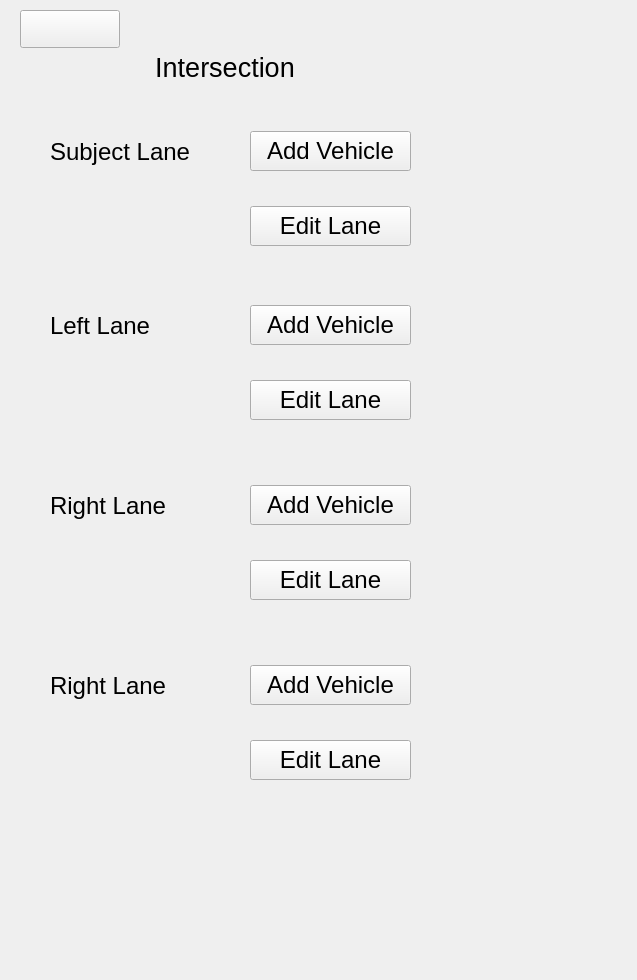
<?xml version="1.0" encoding="UTF-8"?>
<ui version="4.0">
 <class>Form</class>
 <widget class="QWidget" name="Form">
  <property name="geometry">
   <rect>
    <x>0</x>
    <y>0</y>
    <width>637</width>
    <height>980</height>
   </rect>
  </property>
  <property name="windowTitle">
   <string>Form</string>
  </property>
  <widget class="QWidget" name="widget" native="true">
   <property name="geometry">
    <rect>
     <x>10</x>
     <y>10</y>
     <width>420</width>
     <height>951</height>
    </rect>
   </property>
   <property name="minimumSize">
    <size>
     <width>420</width>
     <height>951</height>
    </size>
   </property>
   <property name="maximumSize">
    <size>
     <width>420</width>
     <height>951</height>
    </size>
   </property>
   <widget class="QPushButton" name="backButton">
    <property name="geometry">
     <rect>
      <x>10</x>
      <y>0</y>
      <width>100</width>
      <height>38</height>
     </rect>
    </property>
    <property name="minimumSize">
     <size>
      <width>100</width>
      <height>30</height>
     </size>
    </property>
    <property name="text">
     <string/>
    </property>
    <property name="icon">
     <iconset>
      <normaloff>Back.png</normaloff>Back.png</iconset>
    </property>
    <property name="iconSize">
     <size>
      <width>30</width>
      <height>30</height>
     </size>
    </property>
   </widget>
   <widget class="QLabel" name="BL2">
    <property name="geometry">
     <rect>
      <x>104</x>
      <y>20</y>
      <width>222</width>
      <height>74</height>
     </rect>
    </property>
    <property name="minimumSize">
     <size>
      <width>222</width>
      <height>74</height>
     </size>
    </property>
    <property name="maximumSize">
     <size>
      <width>222</width>
      <height>74</height>
     </size>
    </property>
    <property name="font">
     <font>
      <family>Segoe UI</family>
      <pointsize>20</pointsize>
     </font>
    </property>
    <property name="layoutDirection">
     <enum>Qt::LeftToRight</enum>
    </property>
    <property name="text">
     <string>Intersection</string>
    </property>
    <property name="alignment">
     <set>Qt::AlignCenter</set>
    </property>
   </widget>
   <widget class="QLabel" name="SLTC2">
    <property name="geometry">
     <rect>
      <x>40</x>
      <y>100</y>
      <width>180</width>
      <height>83</height>
     </rect>
    </property>
    <property name="minimumSize">
     <size>
      <width>180</width>
      <height>83</height>
     </size>
    </property>
    <property name="maximumSize">
     <size>
      <width>180</width>
      <height>83</height>
     </size>
    </property>
    <property name="font">
     <font>
      <family>Segoe UI</family>
      <pointsize>18</pointsize>
     </font>
    </property>
    <property name="text">
     <string>Subject Lane</string>
    </property>
    <property name="alignment">
     <set>Qt::AlignLeading|Qt::AlignLeft|Qt::AlignVCenter</set>
    </property>
   </widget>
   <widget class="QLabel" name="SLTC2_2">
    <property name="geometry">
     <rect>
      <x>40</x>
      <y>274</y>
      <width>180</width>
      <height>83</height>
     </rect>
    </property>
    <property name="minimumSize">
     <size>
      <width>180</width>
      <height>83</height>
     </size>
    </property>
    <property name="maximumSize">
     <size>
      <width>180</width>
      <height>83</height>
     </size>
    </property>
    <property name="font">
     <font>
      <family>Segoe UI</family>
      <pointsize>18</pointsize>
     </font>
    </property>
    <property name="text">
     <string>Left Lane</string>
    </property>
    <property name="alignment">
     <set>Qt::AlignLeading|Qt::AlignLeft|Qt::AlignVCenter</set>
    </property>
   </widget>
   <widget class="QPushButton" name="pushButton">
    <property name="geometry">
     <rect>
      <x>240</x>
      <y>121</y>
      <width>161</width>
      <height>40</height>
     </rect>
    </property>
    <property name="font">
     <font>
      <family>Segoe UI</family>
      <pointsize>18</pointsize>
     </font>
    </property>
    <property name="text">
     <string>Add Vehicle</string>
    </property>
   </widget>
   <widget class="QPushButton" name="pushButton_4">
    <property name="geometry">
     <rect>
      <x>240</x>
      <y>196</y>
      <width>161</width>
      <height>40</height>
     </rect>
    </property>
    <property name="font">
     <font>
      <family>Segoe UI</family>
      <pointsize>18</pointsize>
     </font>
    </property>
    <property name="text">
     <string>Edit Lane</string>
    </property>
   </widget>
   <widget class="QPushButton" name="pushButton_5">
    <property name="geometry">
     <rect>
      <x>240</x>
      <y>295</y>
      <width>161</width>
      <height>40</height>
     </rect>
    </property>
    <property name="font">
     <font>
      <family>Segoe UI</family>
      <pointsize>18</pointsize>
     </font>
    </property>
    <property name="text">
     <string>Add Vehicle</string>
    </property>
   </widget>
   <widget class="QPushButton" name="pushButton_6">
    <property name="geometry">
     <rect>
      <x>240</x>
      <y>370</y>
      <width>161</width>
      <height>40</height>
     </rect>
    </property>
    <property name="font">
     <font>
      <family>Segoe UI</family>
      <pointsize>18</pointsize>
     </font>
    </property>
    <property name="text">
     <string>Edit Lane</string>
    </property>
   </widget>
   <widget class="QPushButton" name="pushButton_7">
    <property name="geometry">
     <rect>
      <x>240</x>
      <y>550</y>
      <width>161</width>
      <height>40</height>
     </rect>
    </property>
    <property name="font">
     <font>
      <family>Segoe UI</family>
      <pointsize>18</pointsize>
     </font>
    </property>
    <property name="text">
     <string>Edit Lane</string>
    </property>
   </widget>
   <widget class="QPushButton" name="pushButton_8">
    <property name="geometry">
     <rect>
      <x>240</x>
      <y>475</y>
      <width>161</width>
      <height>40</height>
     </rect>
    </property>
    <property name="font">
     <font>
      <family>Segoe UI</family>
      <pointsize>18</pointsize>
     </font>
    </property>
    <property name="text">
     <string>Add Vehicle</string>
    </property>
   </widget>
   <widget class="QLabel" name="SLTC2_3">
    <property name="geometry">
     <rect>
      <x>40</x>
      <y>454</y>
      <width>180</width>
      <height>83</height>
     </rect>
    </property>
    <property name="minimumSize">
     <size>
      <width>180</width>
      <height>83</height>
     </size>
    </property>
    <property name="maximumSize">
     <size>
      <width>180</width>
      <height>83</height>
     </size>
    </property>
    <property name="font">
     <font>
      <family>Segoe UI</family>
      <pointsize>18</pointsize>
     </font>
    </property>
    <property name="text">
     <string>Right Lane</string>
    </property>
    <property name="alignment">
     <set>Qt::AlignLeading|Qt::AlignLeft|Qt::AlignVCenter</set>
    </property>
   </widget>
   <widget class="QPushButton" name="pushButton_9">
    <property name="geometry">
     <rect>
      <x>240</x>
      <y>730</y>
      <width>161</width>
      <height>40</height>
     </rect>
    </property>
    <property name="font">
     <font>
      <family>Segoe UI</family>
      <pointsize>18</pointsize>
     </font>
    </property>
    <property name="text">
     <string>Edit Lane</string>
    </property>
   </widget>
   <widget class="QPushButton" name="pushButton_10">
    <property name="geometry">
     <rect>
      <x>240</x>
      <y>655</y>
      <width>161</width>
      <height>40</height>
     </rect>
    </property>
    <property name="font">
     <font>
      <family>Segoe UI</family>
      <pointsize>18</pointsize>
     </font>
    </property>
    <property name="text">
     <string>Add Vehicle</string>
    </property>
   </widget>
   <widget class="QLabel" name="SLTC2_4">
    <property name="geometry">
     <rect>
      <x>40</x>
      <y>634</y>
      <width>180</width>
      <height>83</height>
     </rect>
    </property>
    <property name="minimumSize">
     <size>
      <width>180</width>
      <height>83</height>
     </size>
    </property>
    <property name="maximumSize">
     <size>
      <width>180</width>
      <height>83</height>
     </size>
    </property>
    <property name="font">
     <font>
      <family>Segoe UI</family>
      <pointsize>18</pointsize>
     </font>
    </property>
    <property name="text">
     <string>Right Lane</string>
    </property>
    <property name="alignment">
     <set>Qt::AlignLeading|Qt::AlignLeft|Qt::AlignVCenter</set>
    </property>
   </widget>
  </widget>
 </widget>
 <resources/>
 <connections/>
</ui>
